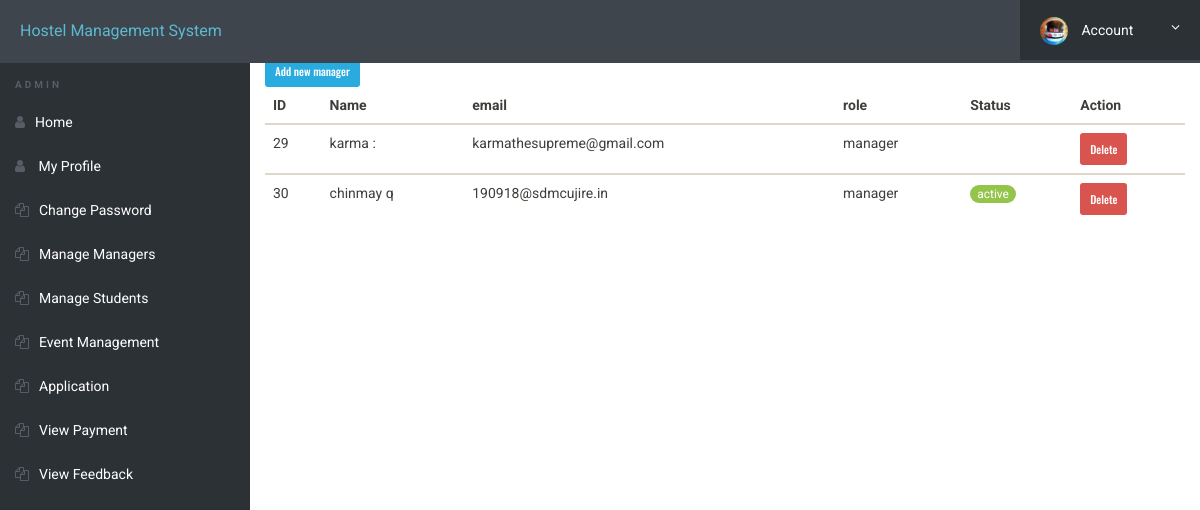
Screenshot of /admin/managers.inc.php (signed in) with the database file from the repository.
### tables this page shows
CREATE TABLE `userdetails` (
  `id` int(11) NOT NULL,
  `fname` varchar(100) NOT NULL,
  `lname` varchar(100) NOT NULL,
  `email` varchar(300) NOT NULL,
  `personalPh` int(11) NOT NULL,
  `parentPh` int(11) NOT NULL,
  `course` varchar(50) NOT NULL,
  `year` int(11) NOT NULL,
  `rollno` int(11) NOT NULL,
  `pswd` varchar(300) NOT NULL,
  `role` varchar(50) NOT NULL,
  `remarks` varchar(500) NOT NULL,
  `status` varchar(300) NOT NULL
);

### admin/managers.inc.php (the view, shortened to what this page needs)
<?php
include('../includes/db_connection.php');
?>
<!doctype html>
<html lang="en" class="no-js">
    <head>
        <link rel="stylesheet" href="css/font-awesome.min.css">
        <link rel="stylesheet" href="css/bootstrap.min.css">
        <link rel="stylesheet" href="css/dataTables.bootstrap.min.css">>
        <link rel="stylesheet" href="css/bootstrap-social.css">
        <link rel="stylesheet" href="css/bootstrap-select.css">
        <link rel="stylesheet" href="css/fileinput.min.css">
        <link rel="stylesheet" href="css/awesome-bootstrap-checkbox.css">
        <link rel="stylesheet" href="css/style.css">
    </head>
    <body>
        <?php include('../includes/header.php'); ?>
        <div class="ts-main-content">
            <?php include('../includes/sidebar.php'); ?>
            <div class="content-wrapper">
                <div class="container-fluid">
                    <div>
                        <div>
                            <form action="./add_Manager.php" method="post">
                                <button class="btn btn-sm btn-info" name="create_manager">Add new manager</button>
                            </form>
                        </div>
                        <div class="table-responsive">
                            <table class="table align-items-center table-flush">
                                <thead class="thead-light">
                                    <tr>
                                        <th>ID</th>
                                        <th>Name</th>
                                        <th>email</th>
                                        <th>role</th>
                                        <th>Status</th>
                                        <th>Action</th>
                                    </tr>
                                </thead>
                                <?php
                            $sql = "SELECT * FROM userdetails WHERE role = 'manager'";
                            if ($result = mysqli_query($con, $sql)) {
                                if (mysqli_num_rows($result) > 0) {
                                    while ($row = mysqli_fetch_assoc($result)) {
                            ?>
                                <tbody>
                                    <form action="./deleteManager.inc.php" method="POST">
                                        <tr>
                                            <td><?php echo $row['id']; ?></td>
                                            <td><?php echo $row['fname'] . " " . $row['lname']; ?></td>
                                            <td><?php echo $row['email'] ?></td>
                                            <td><?php echo $row['role'] ?></td>
                                            <td><span
                                                    class="badge badge-warning"><?php echo $row['status'] ?></span>
                                            </td>
                                            <td><button class="btn btn-sm btn-danger" name="delete">
                                                    Delete
                                                </button>
                                            </td>
                                        </tr>
                                    </form>
                                    <?php
                                    }
                                } else {
                                }
                            }
                                ?>
                                </tbody>
                            </table>
                        </div>
                    </div>
                </div>
            </div>
        </div>
    </body>

### admin/css/style.css (style rules this page uses)
html { font-size: 14px; }
@media only screen and (min-width: 480px) { html { font-size: 17px; } }
@media only screen and (min-width: 768px) { html { font-size: 14px; } }
body { font-size: 1em; }
.btn { font-family: 'Oswald', sans-serif; }
.btn { text-transform: none; }
.ts-main-content .content-wrapper { padding-top: 15px; margin-top: 20px; }
@media only screen and (min-width: 992px) { .ts-main-content .content-wrapper { margin-left: 250px; } }

### rows the page displays
userdetails: id "29", fname "karma", lname ":", email "karmathesupreme@gmail.com", role "manager"
userdetails: id "30", fname "chinmay", lname "q", email "190918@sdmcujire.in", role "manager", status "active"

### other values shown
$role "ADMIN"
